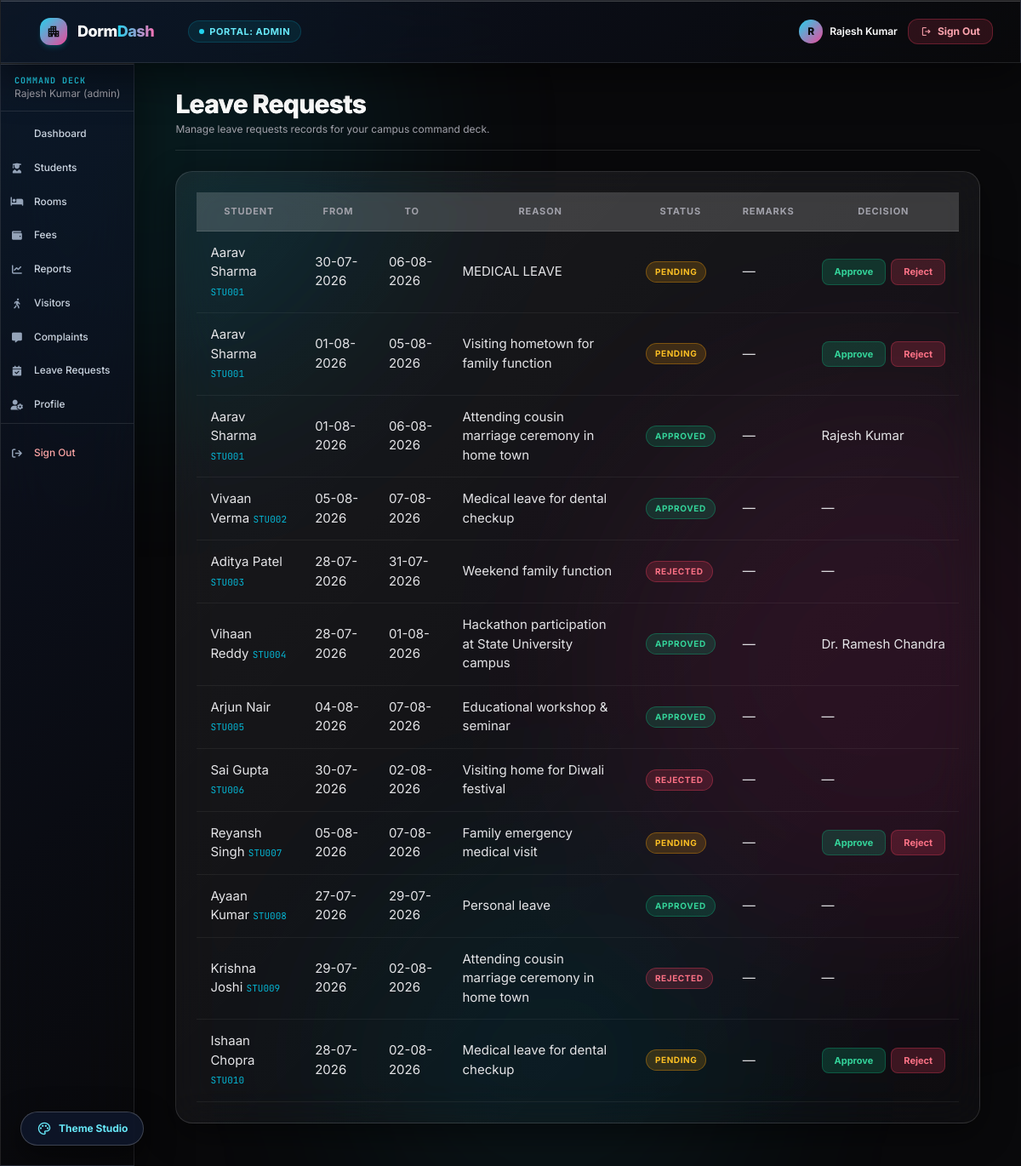
Screenshot of /index.php?action=leaves (signed in) with the database file from the repository.
### tables this page shows
CREATE TABLE `leave_requests` (
  `id` int(11) NOT NULL AUTO_INCREMENT,
  `student_id` int(11) NOT NULL,
  `from_date` date NOT NULL,
  `to_date` date NOT NULL,
  `reason` text NOT NULL,
  `status` enum('pending','approved','rejected') NOT NULL DEFAULT 'pending',
  `reviewed_by` int(11) DEFAULT NULL,
  `reviewed_at` datetime DEFAULT NULL,
  `remarks` text DEFAULT NULL,
  `created_at` timestamp NOT NULL DEFAULT current_timestamp(),
  PRIMARY KEY (`id`)
);

CREATE TABLE `users` (
  `id` int(11) NOT NULL AUTO_INCREMENT,
  `name` varchar(100) NOT NULL,
  `email` varchar(100) NOT NULL,
  `password_hash` varchar(255) NOT NULL,
  `role` enum('super_admin','administrator','warden','student') NOT NULL,
  `status` enum('active','inactive') DEFAULT 'active',
  `photo_path` varchar(255) DEFAULT NULL,
  `created_at` timestamp NOT NULL DEFAULT current_timestamp(),
  `updated_at` timestamp NOT NULL DEFAULT current_timestamp() ON UPDATE current_timestamp(),
  PRIMARY KEY (`id`),
  UNIQUE KEY `email` (`email`),
  KEY `idx_users_role` (`role`)
);

CREATE TABLE `students` (
  `id` int(11) NOT NULL AUTO_INCREMENT,
  `user_id` int(11) DEFAULT NULL,
  `student_id` varchar(50) NOT NULL,
  `full_name` varchar(150) NOT NULL,
  `email` varchar(100) NOT NULL,
  `phone` varchar(20) DEFAULT NULL,
  `course` varchar(100) DEFAULT NULL,
  `department` varchar(100) DEFAULT NULL,
  `year_level` varchar(20) DEFAULT NULL,
  `address` text DEFAULT NULL,
  `guardian_name` varchar(100) DEFAULT NULL,
  `guardian_phone` varchar(20) DEFAULT NULL,
  `emergency_contact` varchar(20) DEFAULT NULL,
  `room_id` int(11) DEFAULT NULL,
  `admission_date` date DEFAULT NULL,
  `status` enum('active','inactive','left') DEFAULT 'active',
  `profile_photo` varchar(255) DEFAULT NULL,
  `created_at` timestamp NOT NULL DEFAULT current_timestamp(),
  PRIMARY KEY (`id`),
  UNIQUE KEY `student_id` (`student_id`),
  UNIQUE KEY `email` (`email`),
  KEY `user_id` (`user_id`),
  KEY `idx_students_room` (`room_id`),
  KEY `idx_students_status` (`status`),
  CONSTRAINT `students_ibfk_1` FOREIGN KEY (`user_id`) REFERENCES `users` (`id`) ON DELETE SET NULL,
  CONSTRAINT `students_ibfk_2` FOREIGN KEY (`room_id`) REFERENCES `rooms` (`id`) ON DELETE SET NULL
);

### controllers/LeaveController.php (called while the page is built, shortened)
<?php
class LeaveController {
    private $conn;
    public function __construct() {
        global $conn;
        $this->conn = $conn;
    }
    public function index() {
        $leave = new LeaveRequest($this->conn);
        if (hasRole(ROLE_STUDENT)) {
            $studentData = (new Student($this->conn))->getByUserId(getCurrentUserId());
            $leaves = $studentData ? $leave->getAll($studentData['id']) : [];
        } else {
            $leaves = $leave->getAll();
        }
        require APP_ROOT . '/views/leaves/index.php';
    }
}

### includes/auth.php (called while the page is built, shortened)
<?php
function isLoggedIn() {
    return isset($_SESSION['user_id']) && isset($_SESSION['user_role']);
}
function hasAnyRole($roles = []) {
    return in_array($_SESSION['user_role'], $roles);
}
?>

### models/LeaveRequest.php (called while the page is built, shortened)
<?php
class LeaveRequest {
    private $conn;
    public function __construct($db) {
        $this->conn = $db;
    }
    public function getAll($studentId = null) {
        $sql = 'SELECT lr.*, u.name AS student_name, s.student_id AS roll_number, reviewer.name AS reviewer_name
                FROM leave_requests lr
                JOIN students s ON s.id = lr.student_id
                JOIN users u ON u.id = s.user_id
                LEFT JOIN users reviewer ON reviewer.id = lr.reviewed_by';
        $params = [];
        $sql .= ' ORDER BY lr.created_at DESC';
        $stmt = $this->conn->prepare($sql);
        $stmt->execute($params);
        return $stmt->fetchAll();
    }
}

### includes/helpers.php (called while the page is built, shortened)
<?php
function escapeOutput($data) {
    return htmlspecialchars((string)$data, ENT_QUOTES, 'UTF-8');
}
function formatDate($date) {
    return date('d-m-Y', strtotime($date));
}

### views/leaves/index.php (the view, shortened to what this page needs)
<div class="card table-card">
    <table>
        <thead><tr><th>Student</th><th>From</th><th>To</th><th>Reason</th><th>Status</th><th>Remarks</th><?php if (hasAnyRole([ROLE_ADMIN, ROLE_WARDEN])): ?><th>Decision</th><?php endif; ?></tr></thead>
        <tbody><?php foreach ($leaves as $leave): ?><tr>
            <td><?=escapeOutput($leave['student_name'])?> <small><?=escapeOutput($leave['roll_number'])?></small></td>
            <td><?=formatDate($leave['from_date'])?></td><td><?=formatDate($leave['to_date'])?></td>
            <td><?=escapeOutput($leave['reason'])?></td><td><span class="badge badge-<?=escapeOutput($leave['status'])?>"><?=escapeOutput(ucfirst($leave['status']))?></span></td>
            <td><?=escapeOutput($leave['remarks'] ?: '—')?></td>
            <?php if (hasAnyRole([ROLE_ADMIN, ROLE_WARDEN])): ?><td><?php if ($leave['status'] === 'pending'): ?><form method="post" action="<?=APP_URL?>/index.php?action=leaves&amp;subaction=decision&amp;id=<?=(int)$leave['id']?>" class="inline-form"><input type="hidden" name="csrf_token" value="<?=escapeOutput(generateCsrfToken())?>"><button name="status" value="approved">Approve</button><button class="secondary" name="status" value="rejected">Reject</button></form><?php else: ?><?=escapeOutput($leave['reviewer_name'] ?: '—')?><?php endif; ?></td><?php endif; ?>
        </tr><?php endforeach; ?><?php if (empty($leaves)): ?><tr><td colspan="7">No leave requests found.</td></tr><?php endif; ?></tbody>
    </table>
</div>
<?php $content = ob_get_clean(); require APP_ROOT . '/views/app.php';

### rows the page displays
leave_requests: users.name "Aarav Sharma", student.student_id "STU001", from_date "30-07-2026", to_date "06-08-2026", reason "MEDICAL LEAVE", status "PENDING", remarks "—"
leave_requests: users.name "Aarav Sharma", student.student_id "STU001", from_date "01-08-2026", to_date "05-08-2026", reason "Visiting hometown for family function", status "PENDING", remarks "—"
leave_requests: users.name "Aarav Sharma", student.student_id "STU001", from_date "01-08-2026", to_date "06-08-2026", reason "Attending cousin marriage ceremony in home town", status "APPROVED", remarks "—", users.name "Rajesh Kumar"
leave_requests: users.name "Vivaan Verma", student.student_id "STU002", from_date "05-08-2026", to_date "07-08-2026", reason "Medical leave for dental checkup", status "APPROVED", remarks "—", reviewer_name "—"
leave_requests: users.name "Aditya Patel", student.student_id "STU003", from_date "28-07-2026", to_date "31-07-2026", reason "Weekend family function", status "REJECTED", remarks "—", reviewer_name "—"
leave_requests: users.name "Vihaan Reddy", student.student_id "STU004", from_date "28-07-2026", to_date "01-08-2026", reason "Hackathon participation at State University campus", status "APPROVED", remarks "—", users.name "Dr. Ramesh Chandra"
leave_requests: users.name "Arjun Nair", student.student_id "STU005", from_date "04-08-2026", to_date "07-08-2026", reason "Educational workshop & seminar", status "APPROVED", remarks "—", reviewer_name "—"
leave_requests: users.name "Sai Gupta", student.student_id "STU006", from_date "30-07-2026", to_date "02-08-2026", reason "Visiting home for Diwali festival", status "REJECTED", remarks "—", reviewer_name "—"
leave_requests: users.name "Reyansh Singh", student.student_id "STU007", from_date "05-08-2026", to_date "07-08-2026", reason "Family emergency medical visit", status "PENDING", remarks "—"
leave_requests: users.name "Ayaan Kumar", student.student_id "STU008", from_date "27-07-2026", to_date "29-07-2026", reason "Personal leave", status "APPROVED", remarks "—", reviewer_name "—"
leave_requests: users.name "Krishna Joshi", student.student_id "STU009", from_date "29-07-2026", to_date "02-08-2026", reason "Attending cousin marriage ceremony in home town", status "REJECTED", remarks "—", reviewer_name "—"
leave_requests: users.name "Ishaan Chopra", student.student_id "STU010", from_date "28-07-2026", to_date "02-08-2026", reason "Medical leave for dental checkup", status "PENDING", remarks "—"

### other values shown
escapeOutput($userRole) "ADMIN"
substr($userName, 0, 1) "R"
escapeOutput($userName) "Rajesh Kumar"
escapeOutput($userRole) "admin"
escapeOutput($title) "Leave Requests"
escapeOutput(strtolower($title)) "leave requests"
